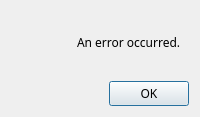
<?xml version="1.0" encoding="UTF-8"?>
<ui version="4.0">
 <class>ErrorDialog</class>
 <widget class="QDialog" name="ErrorDialog">
  <property name="geometry">
   <rect>
    <x>0</x>
    <y>0</y>
    <width>561</width>
    <height>439</height>
   </rect>
  </property>
  <property name="font">
   <font>
    <family>Noto Sans</family>
   </font>
  </property>
  <property name="windowTitle">
   <string>Dialog</string>
  </property>
  <property name="modal">
   <bool>true</bool>
  </property>
  <layout class="QVBoxLayout" name="verticalLayout">
   <property name="sizeConstraint">
    <enum>QLayout::SizeConstraint::SetFixedSize</enum>
   </property>
   <item>
    <layout class="QHBoxLayout" name="horizontalLayout">
     <property name="spacing">
      <number>10</number>
     </property>
     <property name="leftMargin">
      <number>8</number>
     </property>
     <property name="topMargin">
      <number>8</number>
     </property>
     <property name="rightMargin">
      <number>8</number>
     </property>
     <property name="bottomMargin">
      <number>8</number>
     </property>
     <item>
      <widget class="QLabel" name="label_2">
       <property name="sizePolicy">
        <sizepolicy hsizetype="Fixed" vsizetype="Fixed">
         <horstretch>0</horstretch>
         <verstretch>0</verstretch>
        </sizepolicy>
       </property>
       <property name="minimumSize">
        <size>
         <width>48</width>
         <height>48</height>
        </size>
       </property>
       <property name="maximumSize">
        <size>
         <width>48</width>
         <height>48</height>
        </size>
       </property>
       <property name="text">
        <string/>
       </property>
       <property name="pixmap">
        <pixmap resource="gui.qrc">:/graphics/error48.png</pixmap>
       </property>
       <property name="scaledContents">
        <bool>true</bool>
       </property>
      </widget>
     </item>
     <item>
      <widget class="QLabel" name="label">
       <property name="sizePolicy">
        <sizepolicy hsizetype="Preferred" vsizetype="Fixed">
         <horstretch>0</horstretch>
         <verstretch>0</verstretch>
        </sizepolicy>
       </property>
       <property name="text">
        <string>An error occurred.</string>
       </property>
       <property name="wordWrap">
        <bool>true</bool>
       </property>
      </widget>
     </item>
    </layout>
   </item>
   <item>
    <widget class="QDialogButtonBox" name="buttonBox">
     <property name="orientation">
      <enum>Qt::Orientation::Horizontal</enum>
     </property>
     <property name="standardButtons">
      <set>QDialogButtonBox::StandardButton::Ok</set>
     </property>
    </widget>
   </item>
  </layout>
 </widget>
 <resources>
  <include location="gui.qrc"/>
 </resources>
 <connections>
  <connection>
   <sender>buttonBox</sender>
   <signal>accepted()</signal>
   <receiver>ErrorDialog</receiver>
   <slot>accept()</slot>
   <hints>
    <hint type="sourcelabel">
     <x>248</x>
     <y>254</y>
    </hint>
    <hint type="destinationlabel">
     <x>157</x>
     <y>274</y>
    </hint>
   </hints>
  </connection>
  <connection>
   <sender>buttonBox</sender>
   <signal>rejected()</signal>
   <receiver>ErrorDialog</receiver>
   <slot>reject()</slot>
   <hints>
    <hint type="sourcelabel">
     <x>316</x>
     <y>260</y>
    </hint>
    <hint type="destinationlabel">
     <x>286</x>
     <y>274</y>
    </hint>
   </hints>
  </connection>
 </connections>
</ui>
